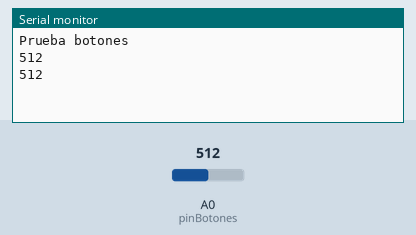
Recording of a sketch running on a simulated Arduino Uno, built with avr-gcc and run on an emulated ATmega328P. Shown: the last lines printed to the serial monitor. The inputs (shaded band) are chosen by the test bench; at power-on: A0 (pinBotones) = 512.

Above: at 1.8 s.
1.9 s: A0 (pinBotones) set to 716
At 2.6 s:
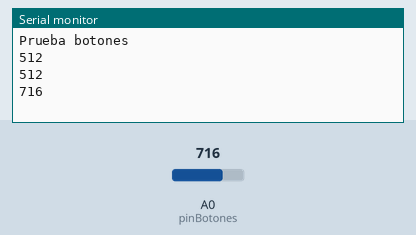
3.4 s: A0 (pinBotones) set to 900
At 4.8 s:
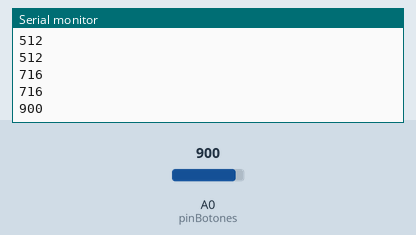
Timing chart, 0 to 6.4 s (numbered marks = the images above; inputs shaded):
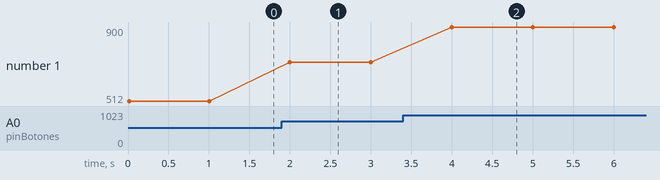

The sketch:

pruebaBotones.ino
```cpp
#define pinBotones A0

byte botonPresionado = false;
byte botonLiberado = false;
byte edoBoton = false;

void setup() {
  // put your setup code here, to run once:
  pinMode (pinBotones, INPUT);
  digitalWrite(pinBotones, LOW);
  Serial.begin(9600);
  Serial.println("Prueba botones");
}

void loop() {
  // put your main code here, to run repeatedly:
  byte boton;
  byte marcatiempo;
  int voltajeBoton = analogRead(pinBotones);
  Serial.println(voltajeBoton);
  delay (1000);
}
```

Measured:
- after the input at 1.9 s, the serial monitor: prints a new line after 0.10 s (image 1)
- after the input at 3.4 s, the serial monitor: prints a new line after 0.60 s (image 2)
- plotted number 1: 512 → 716 after the input at 1.9 s, 716 → 900 after the input at 3.4 s
